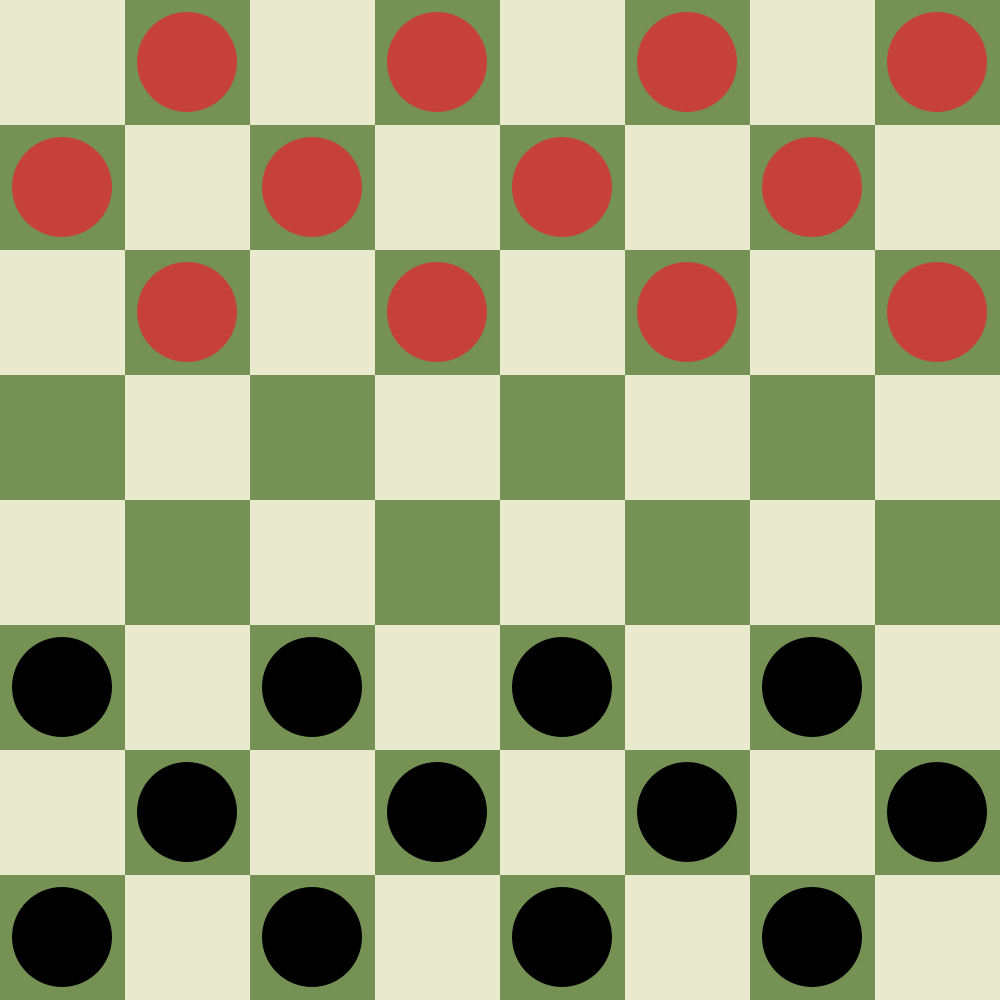
Frame 1 (no input)
Frame 60 (the mouse pressed at the canvas centre just before this capture): identical to frame 1, image omitted
Frame 120 (the mouse held since frame 60 and released just before this capture): identical to frame 1, image omitted

The Processing sketch that drew this single still picture (run headless with seeded random() and noise(); from frame 60 on, the mouse is pressed at the canvas centre):

// Processing sketch: Checkers
// ── Checkers.pde
int tileWidth;
int halfTileWidth;
PVector[] circlePositions;
int currentTile = 0;

//Piece[] pieces = new Piece[24];
PVector[][] positions = new PVector[8][8];
int[][] piecePositions = new int[8][8];

boolean pieceSelected = false;
int lastI;
int lastK;

void setup() {
  noStroke();
  size(1000, 1000);
  
  tileWidth = width / 8;
  halfTileWidth = tileWidth / 2;
  createBoard();
  createPieces();
}

void draw() {
  drawBoard();
  drawPieces();
}

void mousePressed() {
  int i = floor(mouseY / tileWidth);
  int k = floor(mouseX / tileWidth);
  boolean validMove = true;
  if(!pieceSelected) {
    lastI = i;
    lastK = k;
    pieceSelected = true;
  } else {
    if(piecePositions[lastI][lastK] == 1) {
       if (lastI > i || i - lastI > 1) {
         validMove = false;  
       }
    } else {
       if (lastI < i || lastI - i > 1) {
         validMove = false;  
       }
    }
    if(k == lastK || i == lastI || piecePositions[i][k] > 0) {
      validMove = false;  
    }
    if(validMove) {
      piecePositions[i][k] = piecePositions[lastI][lastK];
      piecePositions[lastI][lastK] = 0;
    }   
    
    pieceSelected = false;
  }
}

int currentPiece = 0;
void createPieces() {
  for(int i = 0; i < positions.length; i++) {
    for(int k = 0; k < positions.length; k++) {
      if((k + i) % 2 != 0) {
        if(i < 3) {
          piecePositions[i][k] = 1;
        }
        if(i > 4) {
          piecePositions[i][k] = 2;
        }    
      }  
    }
  }
}

void createBoard() {
   for(int i = 0; i < 8; i++) {
    PVector[] row = new PVector[8];
    for(int k = 0; k < positions.length; k++) {
      row[k] = new PVector(k * tileWidth + halfTileWidth, i * tileWidth + halfTileWidth);
    }
    positions[i] = row; 
  }
}

void drawBoard() {
  for(int i = 0; i < 8; i++) {
    for(int k = 0; k < 8; k++) {
      if((k + i) % 2 != 0) {
        fill(118, 145, 84);
      } else {
        fill(233, 233, 206);  
      }
      square(positions[i][k].x - halfTileWidth, positions[i][k].y - halfTileWidth, tileWidth);
    }
  }
}

void drawPieces() {
  for(int i = 0; i < 8; i++) {
    for(int k = 0; k < 8; k++) {
      if (piecePositions[i][k] == 1) {
        fill(198, 64, 60);
        circle(positions[i][k].x, positions[i][k].y, tileWidth * 0.8); 
      } else if (piecePositions[i][k] == 2) {
        fill(0);  
        circle(positions[i][k].x, positions[i][k].y, tileWidth * 0.8); 
      }

    }
  }
}
